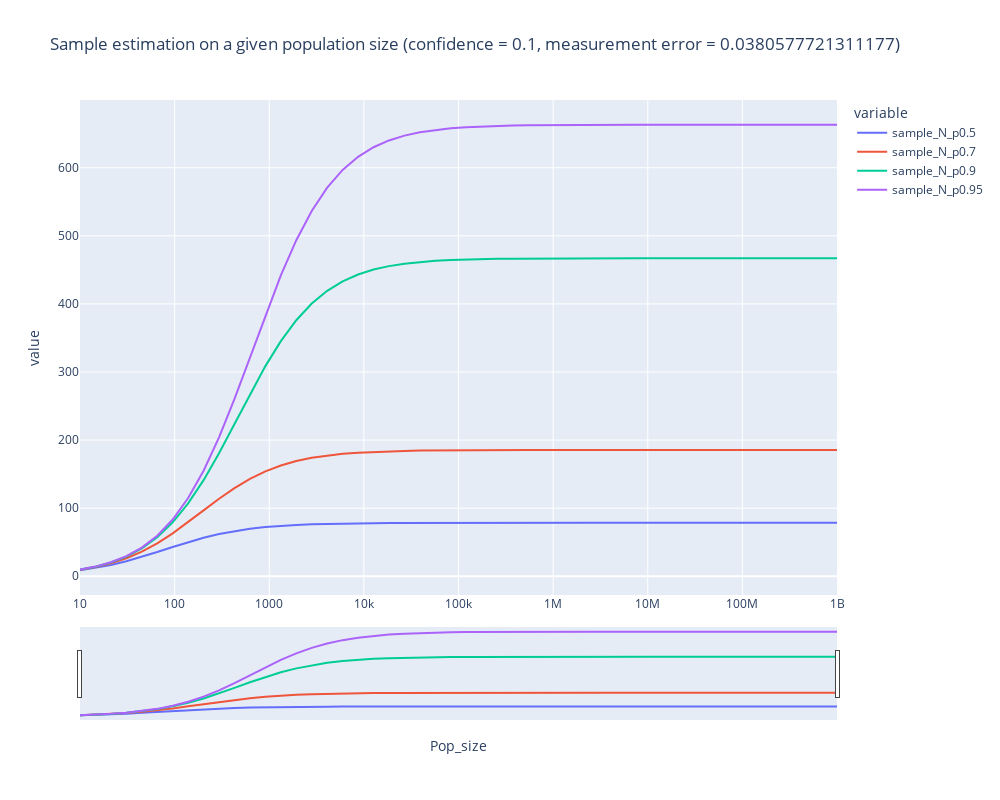

The notebook cell saved with this chart:
### Code cell
fig = px.line(df_pop, x='Pop_size', y = ['sample_N_p0.5','sample_N_p0.7','sample_N_p0.9','sample_N_p0.95'], 
    title = f"Sample estimation on a given population size\n(confidence = {confidence}, measurement error = {Delta})",
    log_x=True, width=1000, height=800)
fig.update_xaxes(rangeslider_visible = True)
fig.show()
